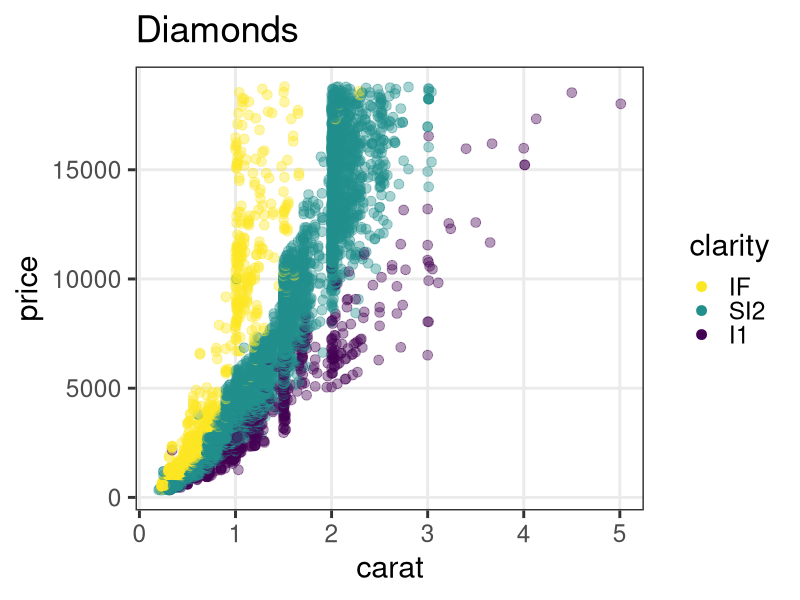
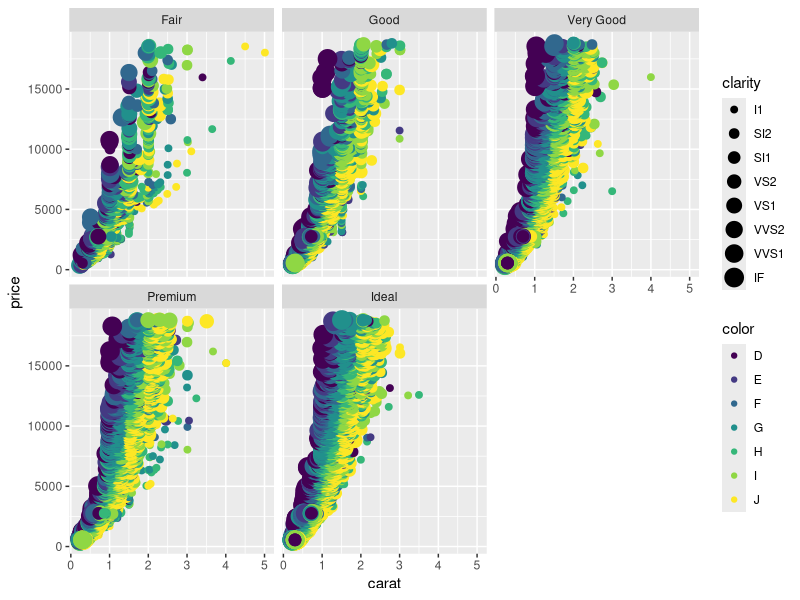

Write R code to recreate these figures, in order. (Note: this script raises an error after producing the figures.)
## ---- chunk 1

## ---- chunk 2
library(ggplot2)
library(tibble)
library(dplyr)
library(tidyr)
iris = tibble::as_tibble(iris)
## ---- chunk 3
print(ggplot2::diamonds)
## ---- chunk 4
diamonds %>%
  dplyr::summarize(across(where(is.numeric), list(mean = mean, sd = sd, max = max))) %>%
  dplyr::mutate(across(where(is.numeric), round, digits = 2)) %>%
  tidyr::pivot_longer(everything(), names_to = c(".value", "stat"), names_sep = "_")
## ---- chunk 5
diamonds %>%
  dplyr::filter(clarity %in% c("I1", "SI2", "IF")) %>%
  ggplot(aes(carat, price, color = clarity)) +
  geom_point(alpha = 0.4, size = 3) +
  scale_color_viridis_d(
    guide = guide_legend(reverse = TRUE, override.aes = list(alpha = 1))
  ) +
  labs(title = "Diamonds") +
  theme_bw(base_size = 22) +
  theme(panel.grid.minor = element_blank())
## ---- chunk 6
print(ggplot2::diamonds)
## ---- chunk 7
ggplot(diamonds) + aes(x = carat, y = price) +
  geom_point(mapping = aes(color = color, size = clarity)) +
  facet_wrap(~ cut)
## ---- chunk 8
x = 2        # Create x
x            # What's in x?
y = 5        # Create y
y            # What's in y?
## ---- chunk 9
x + y
## ---- chunk 10
x = seq(1, 3)  # 1と3を渡すとvectorが返ってくる
x
sum(x)         # vectorを渡すと足し算が返ってくる
square = function(something) {  # 自分の関数を定義
  something ** 2
}
square(x)                       # 使ってみる
## ---- chunk 11
x = 42       # Create x
x            # What's in x?
y = "24601"  # Create y
y            # What's in y?
## ---- chunk 12
x + y        # Error! Why?
## ---- chunk 13
class(x)
is.numeric(x)
is.character(x)
as.character(x)
## ---- chunk 14
x = c(1, 2, 9)  # 長さ3の数値ベクトル
x + x           # 同じ長さ同士の計算
y = 10          # 長さ1の数値ベクトル
x + y           # 長さ3 + 長さ1 = 長さ3 (それぞれ足し算)
x < 5           # 5より小さいか
## ---- chunk 15
letters
letters[3]
letters[seq(4, 6)]       # 4 5 6
letters[seq(1, 26) < 4]  # TRUE TRUE TRUE FALSE FALSE ...
## ---- chunk 16
x = c(1, 2, 9)
y = sqrt(x)     # square root
y
## ---- chunk 17
z = sum(x)
z
## ---- chunk 18
v = seq(1, 8)              # c(1, 2, 3, 4, 5, 6, 7, 8)
x = matrix(v, nrow = 2)    # 2行に畳む。列ごとに詰める
x
y = matrix(v, nrow = 2, byrow = TRUE)  # 行ごとに詰める
y
## ---- chunk 19
print(iris)
## ---- chunk 20
str(iris)       # 構造が分かる形で表示
## ---- chunk 21
x = c(1, 2, 3)
y = c("A", "B", "C")
mydata = data.frame(x, y)
print(mydata)
